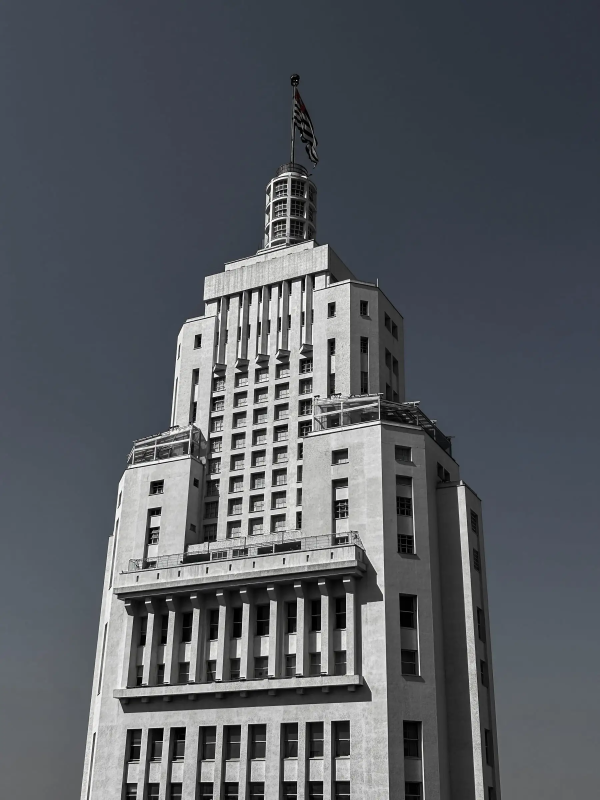
#> input picture originais/4019dd256a09b0eac21f49001dbf62e0-_1_.webp, 1800 x 2400 px (shown at 1/3 size)
$ python build_images.py
#> lines starting #> are read from the running program, lines starting #| are printed output that depends on the picture
"""Gera imagens responsivas (WebP) em /img a partir dos originais em /originais.
Uso: python tools/build_images.py   (requer Pillow)"""
from pathlib import Path
from PIL import Image

ROOT = Path(__file__).resolve().parent.parent
OUT = ROOT / "img"
SRC = ROOT / "originais"
OUT.mkdir(exist_ok=True)

# slug -> (arquivo original, larguras)
SOURCES = {
    "altino-hero":   ("4019dd256a09b0eac21f49001dbf62e0-_1_.webp", [480, 720, 1080, 1800]),
    "altino-pb":     ("ab20c61efc6ce239af2052a217c77127.webp", [480, 800, 1066]),
    "boa-viagem":    ("c80d8f0789df6b79dad8616c29ae74f6.webp", [480, 582]),
    "brooklin":      ("b2c71b0c31feed9197ee96cd8c354d24.webp", [800, 1200, 1600]),
    "ipiranga":      ("8d72c4de13366ed66fe86a5ac5639513.webp", [480, 800, 1080]),
    "altino-cor":    ("f70991859044123fc9fde109ec2f2e8f.webp", [480, 800, 1066]),
    "paulista":      ("cd4b01c8733e15d52851396e350aee62.webp", [800, 1200, 1600]),
    "luann":         ("ad170591b57d607cdf65079af2f06806 (1).webp", [400, 600]),
    "bg-viaduto":    ("ViadutoReinaldodeOliveira2024.webp", [640, 905]),
    "bg-towers":     ("SaoPauloCorporateTowers2026.webp", [800, 1400]),
    "theatro":       ("0b0245a833f30eb5ffe0e8dddf709d10.webp", [640, 1000, 1400]),
}

for slug, (src, widths) in SOURCES.items():
    im = Image.open(SRC / src).convert("RGB")
#> im is the input picture: PIL image 1800x2400 RGB; mean R, G, B 86.5, 90.7, 96.5
    for w in widths:
        h = round(im.height * w / im.width)
        im.resize((w, h), Image.LANCZOS).save(OUT / f"{slug}-{w}.webp", "WEBP", quality=(58 if slug in ("altino-pb", "bg-viaduto", "bg-towers") else 76), method=6)
        print(f"{slug}-{w}.webp {w}x{h}")
#> this loop made 4 passes
#> pass 1, `im.resize((w, h), Image.LANCZOS).save(OUT / f"{slug}-{w}.webp", "WEBP"..`:
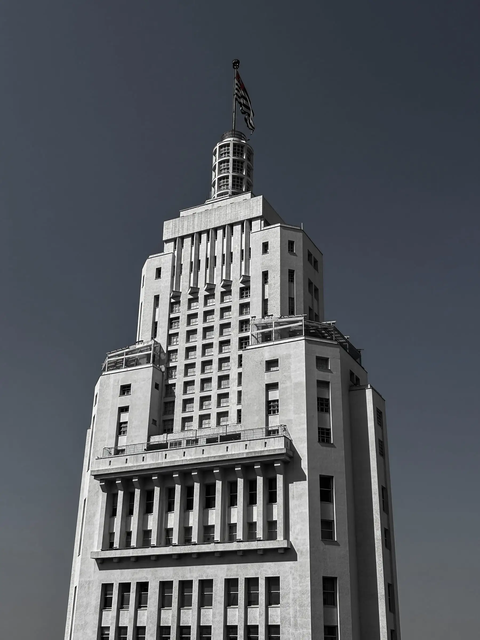
#> saved as altino-hero-480.webp: PIL image 480x640 RGB; mean R, G, B 86.6, 90.7, 96.5
#> pass 2 of the loop `for slug, (src, widths) in SOURCES.items():`:
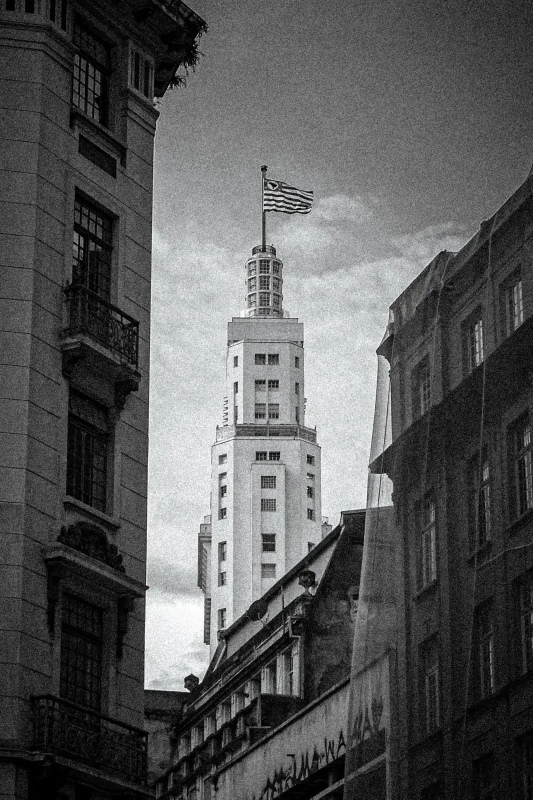
#> input picture originais/ab20c61efc6ce239af2052a217c77127.webp, 1066 x 1599 px (shown at 1/2 size)
#> im is the input picture: PIL image 1066x1599 RGB; mean R, G, B 87.8, 88.5, 88.8
#> the loop `for w in widths:` made 3 passes
#> pass 1, `im.resize((w, h), Image.LANCZOS).save(OUT / f"{slug}-{w}.webp", "WEBP"..`:
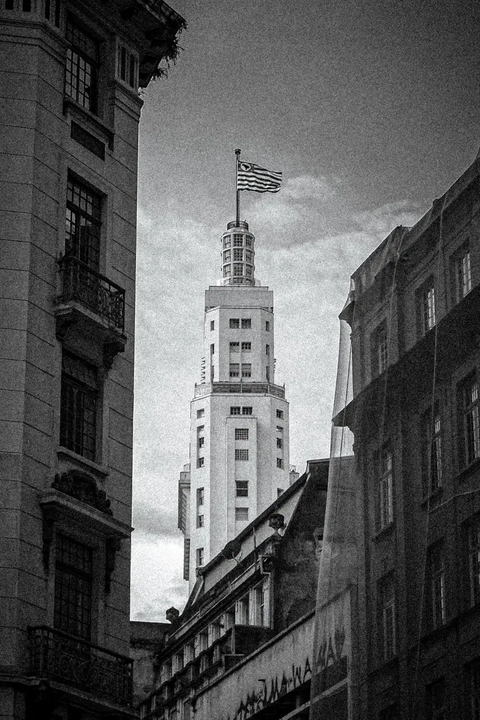
#> saved as altino-pb-480.webp: PIL image 480x720 RGB; mean R, G, B 87.8, 88.5, 88.8
#> (the run stopped early here; a loop or call above may not have finished)
